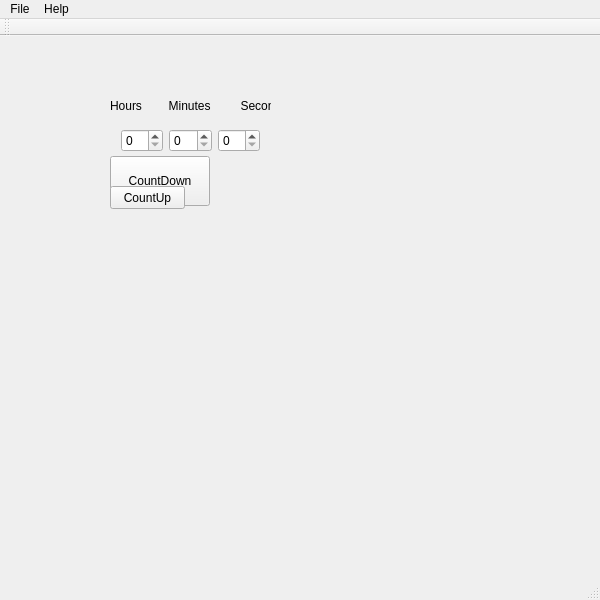
<?xml version="1.0" encoding="UTF-8"?>
<ui version="4.0">
 <class>timer</class>
 <widget class="QMainWindow" name="timer">
  <property name="geometry">
   <rect>
    <x>0</x>
    <y>0</y>
    <width>600</width>
    <height>600</height>
   </rect>
  </property>
  <property name="windowTitle">
   <string>timer</string>
  </property>
  <widget class="QWidget" name="centralWidget">
   <widget class="QWidget" name="horizontalLayoutWidget">
    <property name="geometry">
     <rect>
      <x>110</x>
      <y>80</y>
      <width>161</width>
      <height>50</height>
     </rect>
    </property>
    <layout class="QHBoxLayout" name="horizontalLayout">
     <item>
      <widget class="QSpinBox" name="spinBox_h"/>
     </item>
     <item>
      <widget class="QSpinBox" name="spinBox_m"/>
     </item>
     <item>
      <widget class="QSpinBox" name="spinBox_s"/>
     </item>
    </layout>
   </widget>
   <widget class="QPushButton" name="pushButton_countdown">
    <property name="geometry">
     <rect>
      <x>110</x>
      <y>120</y>
      <width>100</width>
      <height>50</height>
     </rect>
    </property>
    <property name="text">
     <string>CountDown</string>
    </property>
   </widget>
   <widget class="QLabel" name="label">
    <property name="geometry">
     <rect>
      <x>110</x>
      <y>60</y>
      <width>161</width>
      <height>20</height>
     </rect>
    </property>
    <property name="text">
     <string>Hours        Minutes         Seconds</string>
    </property>
   </widget>
   <widget class="QPushButton" name="countUp">
    <property name="geometry">
     <rect>
      <x>110</x>
      <y>150</y>
      <width>75</width>
      <height>23</height>
     </rect>
    </property>
    <property name="text">
     <string>CountUp</string>
    </property>
   </widget>
  </widget>
  <widget class="QStatusBar" name="statusBar"/>
  <widget class="QToolBar" name="toolBar">
   <property name="windowTitle">
    <string>toolBar</string>
   </property>
   <attribute name="toolBarArea">
    <enum>TopToolBarArea</enum>
   </attribute>
   <attribute name="toolBarBreak">
    <bool>true</bool>
   </attribute>
  </widget>
  <widget class="QMenuBar" name="menuBar">
   <property name="geometry">
    <rect>
     <x>0</x>
     <y>0</y>
     <width>400</width>
     <height>21</height>
    </rect>
   </property>
   <widget class="QMenu" name="menuFile">
    <property name="title">
     <string>File</string>
    </property>
   </widget>
   <widget class="QMenu" name="menuHelp">
    <property name="title">
     <string>Help</string>
    </property>
    <addaction name="actionAbout"/>
   </widget>
   <addaction name="menuFile"/>
   <addaction name="menuHelp"/>
  </widget>
  <action name="actionAbout">
   <property name="text">
    <string>About</string>
   </property>
  </action>
 </widget>
 <layoutdefault spacing="6" margin="11"/>
 <resources/>
 <connections>
  <connection>
   <sender>pushButton_countdown</sender>
   <signal>clicked()</signal>
   <receiver>timer</receiver>
   <slot>countdownStart()</slot>
   <hints>
    <hint type="sourcelabel">
     <x>172</x>
     <y>165</y>
    </hint>
    <hint type="destinationlabel">
     <x>253</x>
     <y>195</y>
    </hint>
   </hints>
  </connection>
  <connection>
   <sender>countUp</sender>
   <signal>clicked()</signal>
   <receiver>timer</receiver>
   <slot>countupStart()</slot>
   <hints>
    <hint type="sourcelabel">
     <x>143</x>
     <y>198</y>
    </hint>
    <hint type="destinationlabel">
     <x>141</x>
     <y>225</y>
    </hint>
   </hints>
  </connection>
 </connections>
 <slots>
  <slot>countdownStart()</slot>
  <slot>countupStart()</slot>
 </slots>
</ui>
